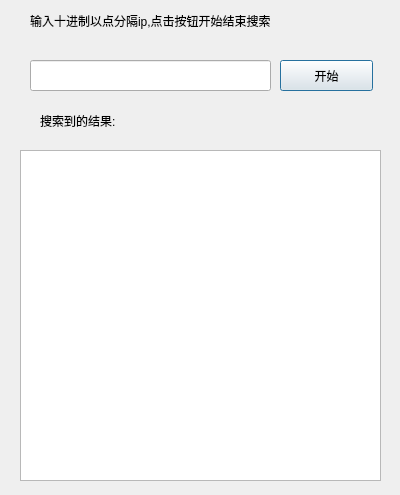
<?xml version="1.0" encoding="UTF-8"?>
<ui version="4.0">
 <class>PingUIClass</class>
 <widget class="QDialog" name="PingUIClass">
  <property name="geometry">
   <rect>
    <x>0</x>
    <y>0</y>
    <width>400</width>
    <height>495</height>
   </rect>
  </property>
  <property name="windowTitle">
   <string>Dialog</string>
  </property>
  <widget class="QPushButton" name="button">
   <property name="geometry">
    <rect>
     <x>280</x>
     <y>60</y>
     <width>93</width>
     <height>31</height>
    </rect>
   </property>
   <property name="text">
    <string>开始</string>
   </property>
  </widget>
  <widget class="QLabel" name="topLable">
   <property name="geometry">
    <rect>
     <x>30</x>
     <y>10</y>
     <width>331</width>
     <height>21</height>
    </rect>
   </property>
   <property name="text">
    <string>输入十进制以点分隔ip,点击按钮开始结束搜索</string>
   </property>
  </widget>
  <widget class="QLineEdit" name="input">
   <property name="geometry">
    <rect>
     <x>30</x>
     <y>60</y>
     <width>241</width>
     <height>31</height>
    </rect>
   </property>
  </widget>
  <widget class="QLabel" name="middleLable">
   <property name="geometry">
    <rect>
     <x>40</x>
     <y>110</y>
     <width>101</width>
     <height>21</height>
    </rect>
   </property>
   <property name="text">
    <string>搜索到的结果:</string>
   </property>
  </widget>
  <widget class="QTableView" name="resTable">
   <property name="geometry">
    <rect>
     <x>20</x>
     <y>150</y>
     <width>361</width>
     <height>331</height>
    </rect>
   </property>
  </widget>
 </widget>
 <resources/>
 <connections/>
</ui>
